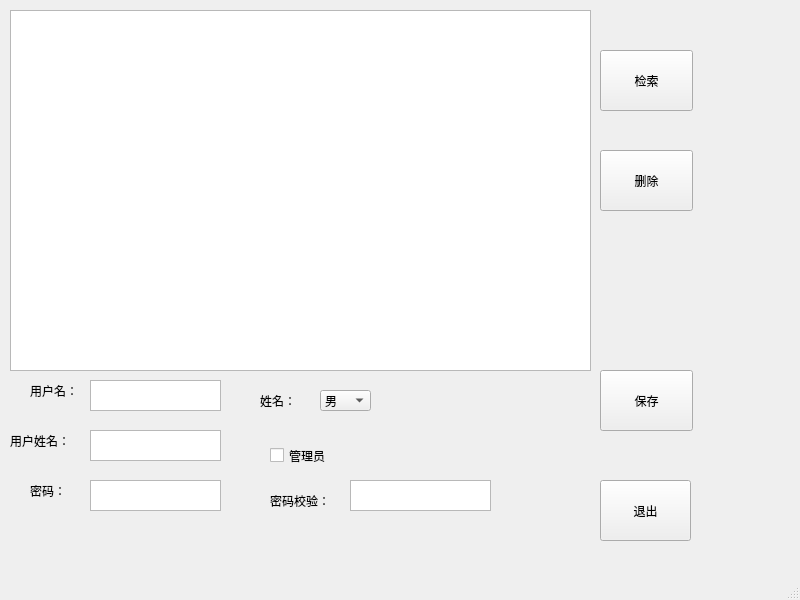
<?xml version="1.0" encoding="UTF-8"?>
<ui version="4.0">
 <class>ManageWindow</class>
 <widget class="QMainWindow" name="ManageWindow">
  <property name="geometry">
   <rect>
    <x>0</x>
    <y>0</y>
    <width>800</width>
    <height>600</height>
   </rect>
  </property>
  <property name="windowTitle">
   <string>MainWindow</string>
  </property>
  <widget class="QWidget" name="centralwidget">
   <widget class="QPushButton" name="pushButton">
    <property name="geometry">
     <rect>
      <x>600</x>
      <y>50</y>
      <width>93</width>
      <height>61</height>
     </rect>
    </property>
    <property name="text">
     <string>检索</string>
    </property>
   </widget>
   <widget class="QPushButton" name="pushButton_2">
    <property name="geometry">
     <rect>
      <x>600</x>
      <y>150</y>
      <width>93</width>
      <height>61</height>
     </rect>
    </property>
    <property name="text">
     <string>删除</string>
    </property>
   </widget>
   <widget class="QPushButton" name="pushButton_3">
    <property name="geometry">
     <rect>
      <x>600</x>
      <y>370</y>
      <width>93</width>
      <height>61</height>
     </rect>
    </property>
    <property name="text">
     <string>保存</string>
    </property>
   </widget>
   <widget class="QLabel" name="label">
    <property name="geometry">
     <rect>
      <x>30</x>
      <y>380</y>
      <width>61</width>
      <height>21</height>
     </rect>
    </property>
    <property name="text">
     <string>用户名：</string>
    </property>
   </widget>
   <widget class="QLabel" name="label_2">
    <property name="geometry">
     <rect>
      <x>10</x>
      <y>430</y>
      <width>71</width>
      <height>21</height>
     </rect>
    </property>
    <property name="text">
     <string>用户姓名：</string>
    </property>
   </widget>
   <widget class="QLabel" name="label_3">
    <property name="geometry">
     <rect>
      <x>30</x>
      <y>480</y>
      <width>41</width>
      <height>21</height>
     </rect>
    </property>
    <property name="text">
     <string>密码：</string>
    </property>
   </widget>
   <widget class="QTextEdit" name="textEdit">
    <property name="geometry">
     <rect>
      <x>90</x>
      <y>380</y>
      <width>131</width>
      <height>31</height>
     </rect>
    </property>
   </widget>
   <widget class="QTextEdit" name="textEdit_2">
    <property name="geometry">
     <rect>
      <x>90</x>
      <y>430</y>
      <width>131</width>
      <height>31</height>
     </rect>
    </property>
   </widget>
   <widget class="QTextEdit" name="textEdit_3">
    <property name="geometry">
     <rect>
      <x>90</x>
      <y>480</y>
      <width>131</width>
      <height>31</height>
     </rect>
    </property>
   </widget>
   <widget class="QLabel" name="label_4">
    <property name="geometry">
     <rect>
      <x>260</x>
      <y>390</y>
      <width>61</width>
      <height>21</height>
     </rect>
    </property>
    <property name="text">
     <string>姓名：</string>
    </property>
   </widget>
   <widget class="QComboBox" name="comboBox">
    <property name="geometry">
     <rect>
      <x>320</x>
      <y>390</y>
      <width>51</width>
      <height>21</height>
     </rect>
    </property>
    <item>
     <property name="text">
      <string>男</string>
     </property>
    </item>
    <item>
     <property name="text">
      <string>女</string>
     </property>
    </item>
   </widget>
   <widget class="QCheckBox" name="checkBox">
    <property name="geometry">
     <rect>
      <x>270</x>
      <y>440</y>
      <width>111</width>
      <height>31</height>
     </rect>
    </property>
    <property name="text">
     <string>管理员</string>
    </property>
   </widget>
   <widget class="QLabel" name="label_5">
    <property name="geometry">
     <rect>
      <x>270</x>
      <y>490</y>
      <width>71</width>
      <height>21</height>
     </rect>
    </property>
    <property name="text">
     <string>密码校验：</string>
    </property>
   </widget>
   <widget class="QTextEdit" name="textEdit_4">
    <property name="geometry">
     <rect>
      <x>350</x>
      <y>480</y>
      <width>141</width>
      <height>31</height>
     </rect>
    </property>
   </widget>
   <widget class="QTableWidget" name="tableWidget">
    <property name="geometry">
     <rect>
      <x>10</x>
      <y>10</y>
      <width>581</width>
      <height>361</height>
     </rect>
    </property>
   </widget>
   <widget class="QPushButton" name="pushButton_4">
    <property name="geometry">
     <rect>
      <x>600</x>
      <y>480</y>
      <width>91</width>
      <height>61</height>
     </rect>
    </property>
    <property name="text">
     <string>退出</string>
    </property>
   </widget>
  </widget>
  <widget class="QMenuBar" name="menubar">
   <property name="geometry">
    <rect>
     <x>0</x>
     <y>0</y>
     <width>800</width>
     <height>26</height>
    </rect>
   </property>
  </widget>
  <widget class="QStatusBar" name="statusbar"/>
 </widget>
 <resources/>
 <connections/>
</ui>
